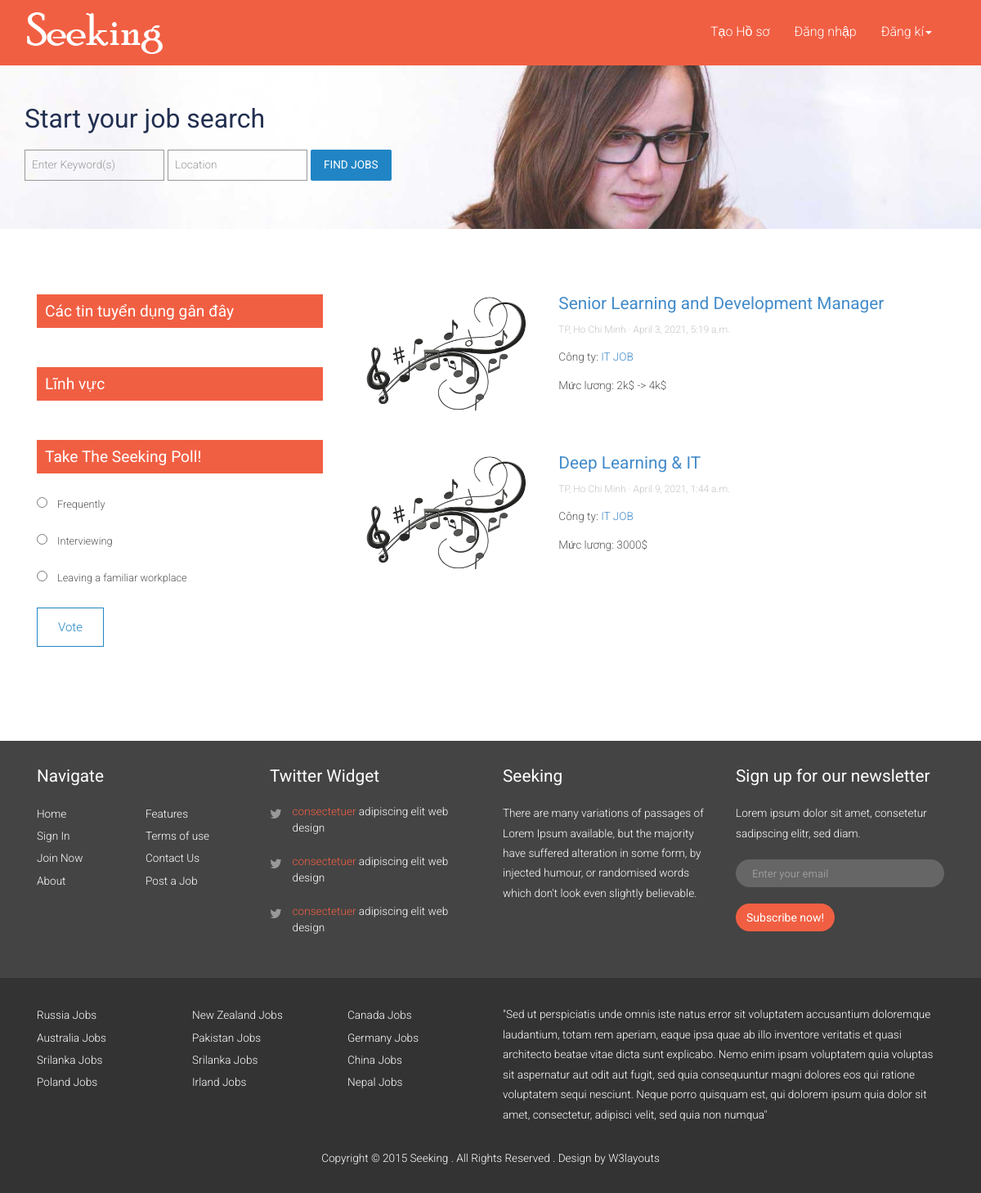
Screenshot of /jobview/2/ with the database file from the repository.
### Home/models.py (models this page shows, shortened)
class Post(models.Model):
    nameJob = models.CharField("Tên công việc",max_length=100)
    catalogy = models.ForeignKey(Catalogy, on_delete=models.CASCADE, default=0)
    nhatuyen = models.ForeignKey(User, on_delete=models.CASCADE)
    motacv = models.TextField("Mô Tả công việc")
    phucloi = models.TextField("Phúc lợi")
    yeucaucv = models.TextField("Yêu cầu conog việc")
    salary = models.CharField("Lương",max_length=50)
    diachi = models.CharField("Địa chỉ",max_length=50)
    date = models.DateTimeField(default=timezone.now)
    image = models.ImageField("Hình ảnh",null= True, blank=True, upload_to="images/")
    care = models.ManyToManyField(User, related_name='posts')

### Home/views.py (the view)
# urls.py: path('jobview/<int:nameCompany>/', JobView, name='jobview'),
def JobView(request, nameCompany):
    jobs_company = Post.objects.filter(nhatuyen_id=nameCompany)
    return render(request,'pages/jobs.html', {'nameCompany':nameCompany, 'jobs_company':jobs_company})

### Home/templates/pages/jobs.html (shortened to what this page needs)
{% extends "pages/base.html" %}
{% block content %}
{% if jobs_company %}
{% for post in jobs_company %}
<div class="col_1">
    <div class="col-sm-4 row_2">
        {% if post.image %}
        <a href="single.html"><img src="{{post.image.url}}" class="img-responsive" alt="" /></a>
        {% endif %}
    </div>
    <div class="col-sm-8 row_1">
        <h4><a href="{% url 'post_details' post.pk %}">{{ post.nameJob }} </a></h4>
        <h6>TP, Ho Chi Minh <span class="dot">·</span> {{post.date}}</h6>
        <p>Công ty: <a href="{% url 'jobview' post.nhatuyen.id|slugify %}">{{post.nhatuyen.first_name}}</a> </p>
        <p>Mức lương: {{post.salary}}</p>
    </div>
    <div class="clearfix"> </div>
</div>
{% endfor %}
{% endif %}
{% endblock %}

### Home/static/css/style.css (style rules this page uses)
h4, h5, h6, h1, h2, h3 { margin-top: 0; }
p { margin: 0; }
html, body { font-family: 'Roboto', sans-serif; font-size: 100%; background:#fff; }
body a { transition:0.5s all; -webkit-transition:0.5s all; -moz-transition:0.5s all; -o-transition:0.5s all; -ms-transition:0.5s all; }
.row_1 h4 { color: #000; font-size: 1.3em; font-weight: 400; }
.row_1 h6 { color: #c5c5c5; font-size: 0.75em; font-weight: 300; line-height: 1.8em; }
.row_1 p, .single_right p { color:#555; font-size:0.85em; font-weight:300; line-height:1.8em; margin-bottom: 10px; }
.col_1 { margin-bottom:3em; }
.headings h1, h2,h3,h4,h5,h6 { font-weight:400; }

### rows the page displays
Post: image (picture), nameJob "Senior Learning and Development Manager", date "April 3, 2021, 5:19 a.m.", nhatuyen.first_name "IT JOB", salary "2k$ -> 4k$"
Post: image (picture), nameJob "Deep Learning & IT", date "April 9, 2021, 1:44 a.m.", nhatuyen.first_name "IT JOB", salary "3000$"
